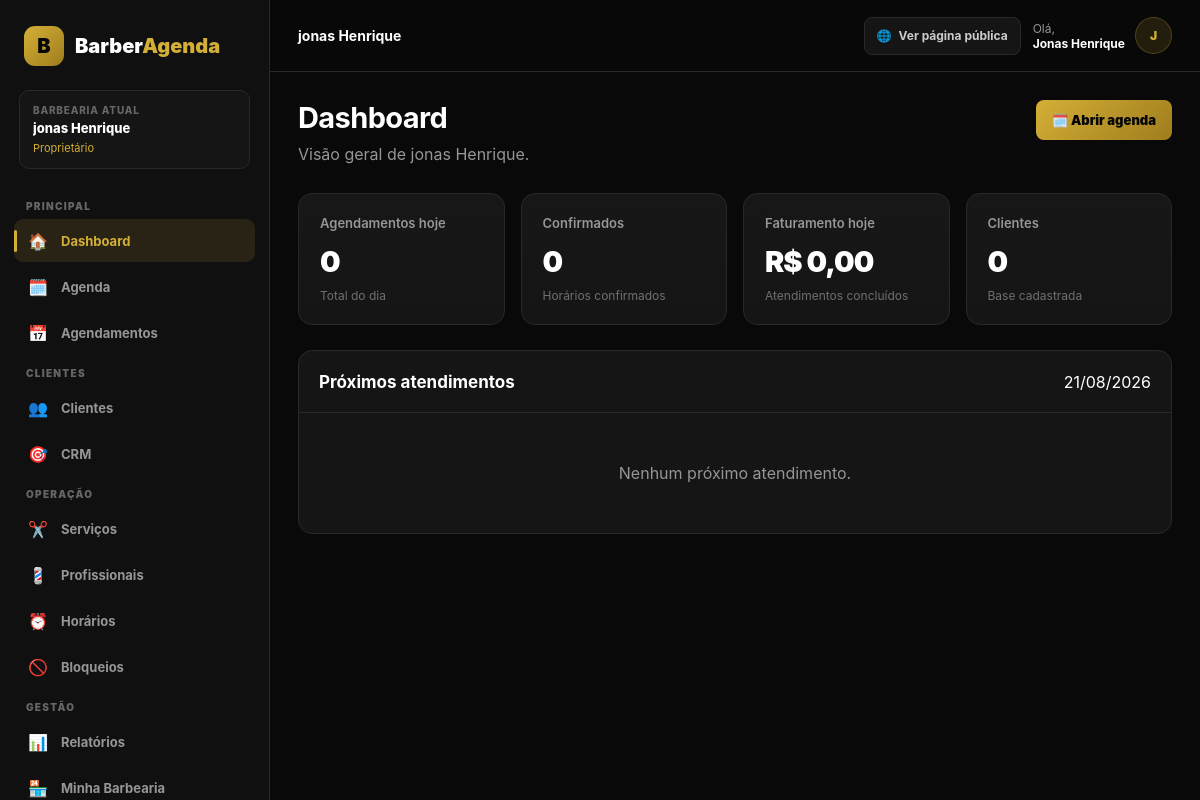
The app's page /dashboard/ (signed in) with its own data.
### apps/barbershops/models.py (models this page shows, shortened)
class Barbershop(models.Model):
    name = models.CharField(
        max_length=150,
    )
    slug = models.SlugField(
        unique=True,
    )
    phone = models.CharField(
        max_length=20,
        blank=True,
    )
    whatsapp = models.CharField(
        max_length=20,
        blank=True,
    )
    address = models.CharField(
        max_length=255,
        blank=True,
    )
    city = models.CharField(
        max_length=100,
        blank=True,
    )
    state = models.CharField(
        max_length=2,
        blank=True,
    )
    logo = models.ImageField(
        upload_to="barbershops/",
        blank=True,
        null=True,
    )
    active = models.BooleanField(
        default=True,
    )
    created_at = models.DateTimeField(
        auto_now_add=True,
    )
    updated_at = models.DateTimeField(
        auto_now=True,
    )

### apps/accounts/models.py (models this page shows, shortened)
class Membership(models.Model):
    ROLE_DEV = "dev"
    ROLE_OWNER = "owner"
    ROLE_MANAGER = "manager"
    ROLE_RECEPTIONIST = "receptionist"
    ROLE_PROFESSIONAL = "professional"
    ROLE_CHOICES = [
        (ROLE_DEV, "Dev"),
        (ROLE_OWNER, "Proprietário"),
        (ROLE_MANAGER, "Gerente"),
        (ROLE_RECEPTIONIST, "Recepcionista"),
        (ROLE_PROFESSIONAL, "Profissional"),
    ]
    user = models.ForeignKey(
        settings.AUTH_USER_MODEL,
        on_delete=models.CASCADE,
        related_name="memberships",
    )
    barbershop = models.ForeignKey(
        Barbershop,
        on_delete=models.CASCADE,
        related_name="memberships",
    )
    role = models.CharField(
        max_length=30,
        choices=ROLE_CHOICES,
    )
    active = models.BooleanField(
        default=True,
    )
    created_at = models.DateTimeField(
        auto_now_add=True,
    )
    updated_at = models.DateTimeField(
        auto_now=True,
    )
    class Meta:
        constraints = [
            models.UniqueConstraint(
                fields=[
                    "user",
                    "barbershop",
                ],
                name="unique_membership",
            )
        ]
    @property
    def can_manage_barbershop(self):
        return self.role in {
            "dev",
            "owner",
            "manager",
        }
    @property
    def can_manage_subscription(self):
        return self.role in {
            "dev",
            "owner",
        }

### apps/dashboard/views.py (the view)
@login_required
@barbershop_required
def dashboard_home(request):
    barbershop = request.barbershop
    today = timezone.localdate()
    bookings_today = (
        Booking.objects
        .filter(
            barbershop=barbershop,
            date=today,
        )
        .select_related(
            "customer",
            "service",
            "professional",
        )
        .order_by("start_time")
    )
    total_today = bookings_today.count()
    pending_today = bookings_today.filter(
        status="pending"
    ).count()
    confirmed_today = bookings_today.filter(
        status="confirmed"
    ).count()
    completed_today = bookings_today.filter(
        status="completed"
    ).count()
    cancelled_today = bookings_today.filter(
        status="cancelled"
    ).count()
    revenue_today = (
        bookings_today
        .filter(
            status="completed"
        )
        .aggregate(
            total=Sum("service__price")
        )
        .get("total")
        or 0
    )
    total_customers = (
        Customer.objects
        .filter(
            barbershop=barbershop
        )
        .count()
    )
    next_bookings = (
        bookings_today
        .filter(
            status__in=[
                "pending",
                "confirmed",
            ]
        )
        .order_by("start_time")[:5]
    )
    return render(
        request,
        "dashboard/home.html",
        {
            "today": today,
            "bookings_today": bookings_today,
            "next_bookings": next_bookings,
            "total_today": total_today,
            "pending_today": pending_today,
            "confirmed_today": confirmed_today,
            "completed_today": completed_today,
            "cancelled_today": cancelled_today,
            "revenue_today": revenue_today,
            "total_customers": total_customers,
        },
    )

### apps/dashboard/templates/dashboard/home.html (shortened to what this page needs)
{% extends "dashboard/base_dashboard.html" %}
{% block content %}
<div class="page-header">
    <div>
        <h1>Dashboard</h1>
        <p>
            Visão geral de
            {{ request.barbershop.name }}.
        </p>
    </div>
    <a
        href="{% url 'dashboard:agenda' %}"
        class="btn"
    >
        🗓️ Abrir agenda
    </a>
</div>
<div class="stats-grid">
    <div class="stat-card">
        <div class="stat-label">
            Agendamentos hoje
        </div>
        <div class="stat-value">
            {{ total_today }}
        </div>
        <div class="stat-detail">
            Total do dia
        </div>
    </div>
    <div class="stat-card">
        <div class="stat-label">
            Confirmados
        </div>
        <div class="stat-value">
            {{ confirmed_today }}
        </div>
        <div class="stat-detail">
            Horários confirmados
        </div>
    </div>
    <div class="stat-card">
        <div class="stat-label">
            Faturamento hoje
        </div>
        <div class="stat-value">
            R$ {{ revenue_today|floatformat:2 }}
        </div>
        <div class="stat-detail">
            Atendimentos concluídos
        </div>
    </div>
    <div class="stat-card">
        <div class="stat-label">
            Clientes
        </div>
        <div class="stat-value">
            {{ total_customers }}
        </div>
        <div class="stat-detail">
            Base cadastrada
        </div>
    </div>
</div>
<div class="panel">
    <div class="panel-header">
        <h2>Próximos atendimentos</h2>
        <span>
            {{ today|date:"d/m/Y" }}
        </span>
    </div>
    {% if next_bookings %}
        <div class="table-wrapper">
            <table>
                <thead>
                    <tr>
                        <th>Horário</th>
                        <th>Cliente</th>
                        <th>Serviço</th>
                        <th>Profissional</th>
                        <th>Status</th>
                        <th></th>
                    </tr>
                </thead>
                <tbody>
                    {% for booking in next_bookings %}
                    <tr>
                        <td>
                            <strong>
                                {{ booking.start_time|time:"H:i" }}
                            </strong>
                        </td>
                        <td>
                            {{ booking.customer.name }}
                        </td>
                        <td>
                            {{ booking.service.name }}
                        </td>
                        <td>
                            {{ booking.professional.name }}
                        </td>
                        <td>
                            <span
                                class="
                                    badge
                                    status-{{ booking.status }}
                                "
                            >
                                {{ booking.get_status_display }}
                            </span>
                        </td>
                        <td>
                            <a
                                href="{% url 'dashboard:booking_detail' booking.pk %}"
                                class="btn btn-secondary"
                            >
                                Abrir
                            </a>
                        </td>
                    </tr>
                    {% endfor %}
                </tbody>
            </table>
        </div>
    {% else %}
        <div class="empty">
            Nenhum próximo atendimento.
        </div>
    {% endif %}
</div>
{% endblock %}

### apps/dashboard/templates/dashboard/base_dashboard.html (shortened to what this page needs)
<!DOCTYPE html>
<html lang="pt-BR">
<head>
</head>
<body>
<div class="dashboard-layout">
    <aside
        class="sidebar"
        id="sidebar"
    >
        <a
            href="{% url 'dashboard:home' %}"
            class="logo"
        >
            <div class="logo-icon">
                B
            </div>
            <div>
                Barber<span>Agenda</span>
            </div>
        </a>
        {% if request.barbershop %}
            <div class="sidebar-business">
                <div class="sidebar-business-label">
                    Barbearia atual
                </div>
                <div class="sidebar-business-name">
                    {{ request.barbershop.name }}
                </div>
                {% if request.membership %}
                    <div class="sidebar-role">
                        {% if request.user.is_superuser %}
                            💻 Dev
                        {% else %}
                            {{ request.membership.get_role_display }}
                        {% endif %}
                    </div>
                {% endif %}
            </div>
        {% endif %}
        <div class="sidebar-title">
            Principal
        </div>
        <nav class="menu">
            <a
                href="{% url 'dashboard:home' %}"
                class="menu-link
                {% if request.resolver_match.url_name == 'home' %}
                    active
                {% endif %}"
            >
                <span class="menu-icon">🏠</span>
                Dashboard
            </a>
            <a
                href="{% url 'dashboard:agenda' %}"
                class="menu-link
                "
            >
                <span class="menu-icon">🗓️</span>
                Agenda
            </a>
            <a
                href="{% url 'dashboard:bookings' %}"
                class="menu-link
                "
            >
                <span class="menu-icon">📅</span>
                Agendamentos
            </a>
        </nav>
        <div class="sidebar-title">
            Clientes
        </div>
        <nav class="menu">
            <a
                href="{% url 'dashboard:customers' %}"
                class="menu-link
                "
            >
                <span class="menu-icon">👥</span>
                Clientes
            </a>
            <a
                href="{% url 'dashboard:crm' %}"
                class="menu-link
                "
            >
                <span class="menu-icon">🎯</span>
                CRM
            </a>
        </nav>
        <div class="sidebar-title">
            Operação
        </div>
        <nav class="menu">
            <a
                href="{% url 'dashboard:services' %}"
                class="menu-link
                "
            >
                <span class="menu-icon">✂️</span>
                Serviços
            </a>
            <a
                href="{% url 'dashboard:professionals' %}"
                class="menu-link
                "
            >
                <span class="menu-icon">💈</span>
                Profissionais
            </a>
            <a
                href="{% url 'dashboard:schedules' %}"
                class="menu-link
                "
            >
                <span class="menu-icon">⏰</span>
                Horários
            </a>
            <a
                href="{% url 'dashboard:blocks' %}"
                class="menu-link
                "
            >
                <span class="menu-icon">🚫</span>
                Bloqueios
            </a>
        </nav>
        <div class="sidebar-title">
            Gestão
        </div>
        <nav class="menu">
            <a
                href="{% url 'dashboard:reports' %}"
                class="menu-link
                "
            >
                <span class="menu-icon">📊</span>
                Relatórios
            </a>
            {% if request.user.is_superuser or request.membership.can_manage_barbershop %}
                <a
                    href="{% url 'dashboard:barbershop_settings' %}"
                    class="menu-link
                    "
                >
                    <span class="menu-icon">🏪</span>
                    Minha Barbearia
                </a>
            {% endif %}
        </nav>
    </aside>
    <main class="main">
        <header class="topbar">
            <div class="topbar-left">
                <div class="topbar-title">
                    {% if request.barbershop %}
                        {{ request.barbershop.name }}
                    {% else %}
                        Painel da Barbearia
                    {% endif %}
                </div>
            </div>
            <div class="topbar-actions">
                {% if request.barbershop %}
                    <a
                        href="/b/{{ request.barbershop.slug }}/"
                        target="_blank"
                        class="public-page-button"
                    >
                        🌐
                        <span>
                            Ver página pública
                        </span>
                    </a>
                {% endif %}
                <div class="topbar-user">
                    <div class="topbar-user-text">
                        Olá,
                        <strong>
                            {% if request.user.first_name %}
                                {{ request.user.first_name }}
                            {% else %}
                                {{ request.user.username }}
                            {% endif %}
                        </strong>
                    </div>
                    <div class="user-avatar">
                        {% if request.user.first_name %}
                            {{ request.user.first_name|first|upper }}
                        {% else %}
                            {{ request.user.username|first|upper }}
                        {% endif %}
                    </div>
                </div>
            </div>
        </header>
        <div class="content">
            {% block content %}
            {% endblock %}
        </div>
    </main>
</div>
</body>
</html>

### records on screen
Barbershop: barbershop.name "jonas Henrique"
Membership: membership.role "Proprietário"

### other values on screen
{{ request.user.first_name }} "Jonas Henrique"
{{ request.user.first_name|first|upper }} "J"
{{ total_today }} "0"
{{ confirmed_today }} "0"
{{ revenue_today|floatformat:2 }} "0,00"
{{ total_customers }} "0"
{{ today|date:"d/m/Y" }} "21/08/2026"
